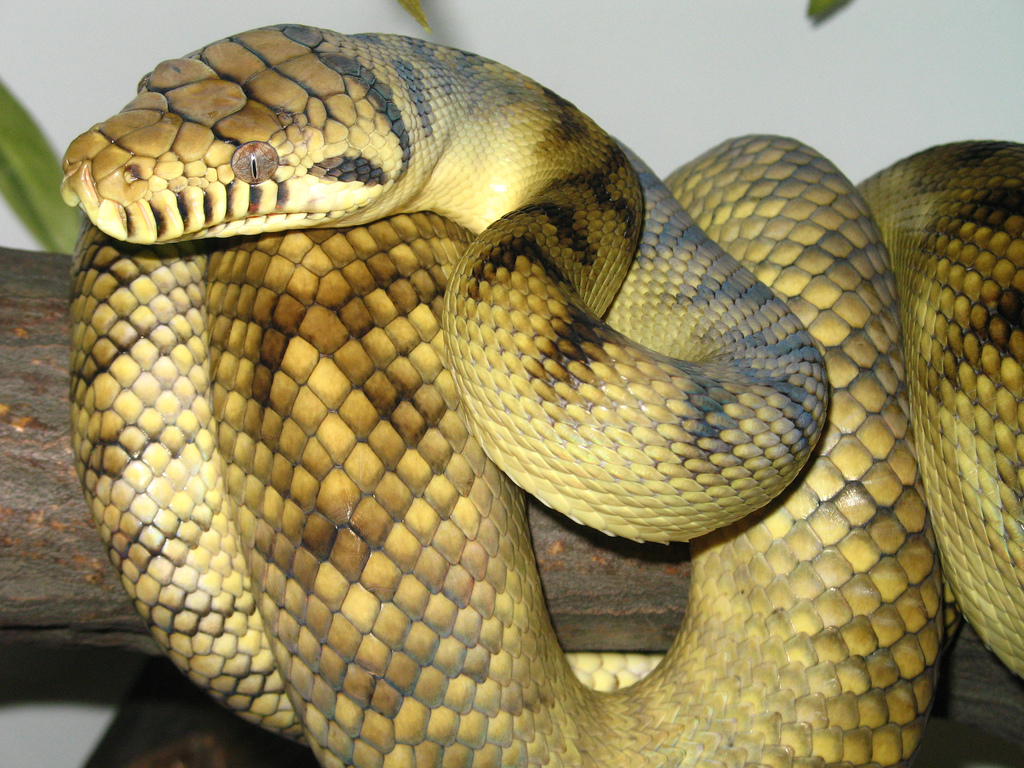
#> input picture python.jpg, 1024 x 768 px, found by its file name
$ python Part3_exercises.py   (Python 2 division)
#> lines starting #> are read from the running program, lines starting #| are printed output that depends on the picture
# EXERCISE 1: Try to compute the BMI of each subject, as well as the average BMI across subjects
# BMI = weight/(length/100)**2
subj_length = [180.0,165.0,190.0,172.0,156.0]
subj_weight = [75.0,60.0,83.0,85.0,62.0]
subj_bmi = []

n = len(subj_length)
summed = 0.
for subj in range(n):
    subj_bmi.append(subj_weight[subj]/(subj_length[subj]/100)**2)
    summed = summed + subj_bmi[subj]
print subj_bmi
print summed/n


# EXERCISE 2: Try to complete the program now!
# Hint: np.mean() computes the mean of an ndarray
# Note that unlike MATLAB, Python does not need the '.' before elementwise operators
import numpy as np
subj_length = np.array([180.0,165.0,190.0,172.0,156.0])
subj_weight = np.array([75.0,60.0,83.0,85.0,62.0])
subj_bmi = subj_weight/(subj_length/100)**2
mean_bmi = np.mean(subj_bmi)
print subj_bmi
print mean_bmi


# EXERCISE 3: Create a 2x3 array containing the column-wise and the row-wise means of the original matrix
# Do not use a for-loop, and also do not use the np.mean() function for now.
arr = np.array([[1,2,3],[4,5,6],[7,8,9]], dtype='float')

res = np.array([(arr[:,0]+arr[:,1]+arr[:,2])/3,(arr[0,:]+arr[1,:]+arr[2,:])/3])
print res
print res.shape


# EXERCISE 4: Create your own meshgrid3d function
# Like np.meshgrid(), it should take two vectors and replicate them; one into columns, the other into rows
# Unlike np.meshgrid(), it should return them as a single 3D array rather than 2D arrays
# ...do not use the np.meshgrid() function

def meshgrid3d(xvec, yvec):
    xlayer = np.tile(xvec,(len(yvec),1))
    ylayer = np.tile(yvec,(len(xvec),1)).T
    return np.dstack((xlayer,ylayer))

xvec = np.arange(10)
yvec = np.arange(5)
xy = meshgrid3d(xvec, yvec)
print xy
print xy[:,:,0] # = first output of np.meshgrid()
print xy[:,:,1] # = second output of np.meshgrid()


# EXERCISE 5: Make a better version of Exercise 3 with what you've just learned
arr = np.array([[1,2,3],[4,5,6],[7,8,9]], dtype='float')

# What we had:
print np.array([(arr[:,0]+arr[:,1]+arr[:,2])/3,(arr[0,:]+arr[1,:]+arr[2,:])/3])

# Now the new version:
print np.vstack((np.mean(arr,1), np.mean(arr,0)))


# EXERCISE 6: Create a Gabor patch of 100 by 100 pixels
import numpy as np
import matplotlib.pyplot as plt

# Step 1: Define the 1D coordinate values
# Tip: use 100 equally spaced values between -np.pi and np.pi
vals = np.linspace(-np.pi, np.pi, 100)

# Step 2: Create the 2D x and y coordinate arrays
# Tip: use np.meshgrid()
x,y = np.meshgrid(vals, vals)

# Step 3: Create the grating
# Tip: Use a frequency of 10
grating = np.sin(x*10)

# Step 4: Create the Gaussian
# Tip: use np.exp() to compute a power of e
gaussian = np.exp(-((x**2)+(y**2))/2)

# Step 5: Create the Gabor
gabor = grating*gaussian

# Visualize your result
# (we will discuss how this works later)
plt.figure(figsize=(15,5))
plt.subplot(131)
plt.imshow(grating, cmap='gray')
plt.subplot(132)
plt.imshow(gaussian, cmap='gray')
plt.subplot(133)
plt.imshow(gabor, cmap='gray')
plt.show()


# EXERCISE 7: Vectorize the above program
# You get these lines for free...
import numpy as np
throws = np.random.randint(1,7,(5000,2000))
one = (throws==1)
two = (throws==2)
three = (throws==3)

# Find out where all the 111 and 123 sequences occur
find111 = one[:,:-2] & one[:,1:-1] & one[:,2:]
find123 = one[:,:-2] & two[:,1:-1] & three[:,2:]

# Then at what index they /first/ occur in each sequence
first111 = np.argmax(find111, axis=1)
first123 = np.argmax(find123, axis=1)

# Compute the average first occurence location for both situations
avg111 = np.mean(first111)
avg123 = np.mean(first123)

# Print the result
print avg111, avg123


# EXERCISE 8: Visualize the difference between the PIL conversion to grayscale, and a simple average of RGB
# Display pixels where the average is LESS luminant in red, and where it is MORE luminant in shades green
# The luminance of these colors should correspond to the size of the difference
# Extra: Maximize the overall contrast in your image
# Extra2: Save as three PNG files, of different sizes (large, medium, small)

import numpy as np
from PIL import Image
im = Image.open('python.jpg')
#> im is the input picture: PIL image 1024x768 RGB; mean R, G, B 148.3, 135.8, 93.3

# Do both grayscale conversions
im_avg = np.array(im)
im_avg = np.mean(im_avg,2)
im_pil = im.convert('L')
im_pil = np.array(im_pil)

# Compute the difference per pixel
imd = im_avg-im_pil
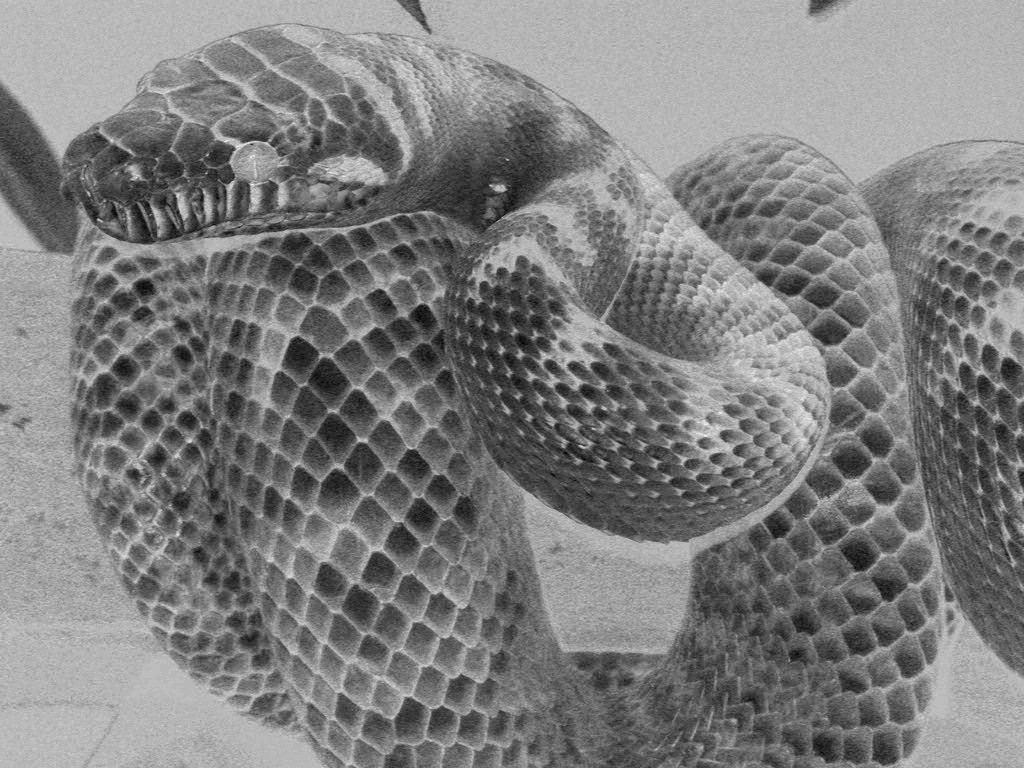
#> imd: shape (768, 1024) float64; min -27, max 9.33, mean -8.89; drawn with min black and max white

# Assign different colors according to the direction of difference
outp = np.zeros((im_avg.shape)+(3,))
outp[:,:,0][imd<0] = -imd[imd<0]
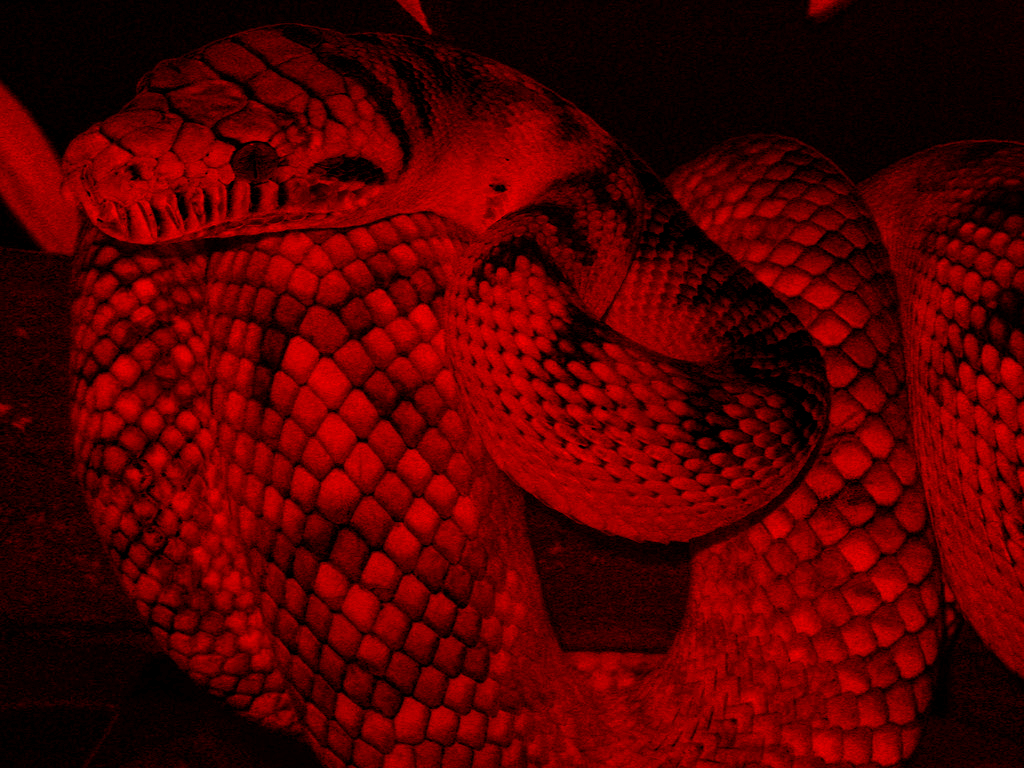
#> outp: shape (768, 1024, 3) float64; mean of channels 0, 1, 2 8.9, 0, 0; drawn with min black and max white
outp[:,:,1][imd>0] = imd[imd>0]

# Maximize contrast
outp = outp * (255./np.max(outp))

# Conversion back to a PIL image
outp = outp.astype('uint8')
outp_pil = Image.fromarray(outp, mode='RGB')

# Save with three different sizes
sz = np.array(outp_pil.size)
#> sz = [1024, 768]
sz_name = ['large','medium','small']
for n,fct in enumerate([1,2,4]):
    outp_rsz = outp_pil.resize(sz/fct)
    outp_rsz.save('python_'+sz_name[n]+'.png')


# EXERCISE 9: Plot y=sin(x) and y=sin(x^2) in two separate subplots, one above the other
# Let x range from 0 to 2*pi

import numpy as np
import matplotlib.pyplot as plt
import matplotlib.patches

# X-axis values
x = np.linspace(0,2*np.pi,1000)

# Figure and Axes creation
fig = plt.figure(figsize=(10,5))
ax0 = fig.add_subplot(211)
ax1 = fig.add_subplot(212)

# Make the plots
ax0.plot(x,np.sin(x),'r-', linewidth=2)
ax1.plot(x,np.sin(x**2),'b-', linewidth=2)

# Finetune the plots
ax0.set_xlim([0,2*np.pi])
ax0.set_xticks([])
ax1.set_xlim([0,2*np.pi])

# Show the figure
fig.show()
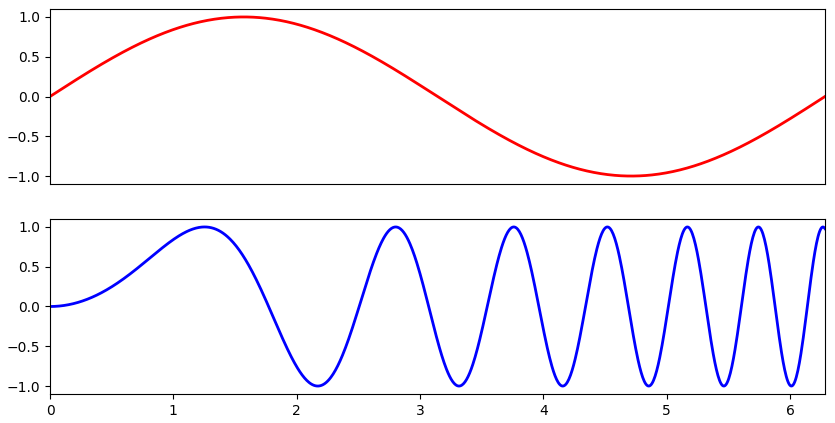
#> figure drawn by matplotlib, 2 panels; panel 2: curve peaks at x = 1.25, y = 1


# EXERCISE 10: Add regression lines
import numpy as np
from PIL import Image
import matplotlib.pyplot as plt
import matplotlib.lines as lines

# Open image, convert to an array
im = Image.open('python.jpg')
im = im.resize((400,300))
#> im: PIL image 400x300 RGB
arr = np.array(im, dtype='float')

# Split the RGB layers and flatten them
R,G,B = np.dsplit(arr,3)
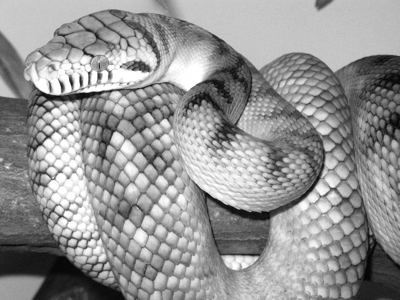
#> R: shape (300, 400, 1) float64; min 4, max 255, mean 148.3
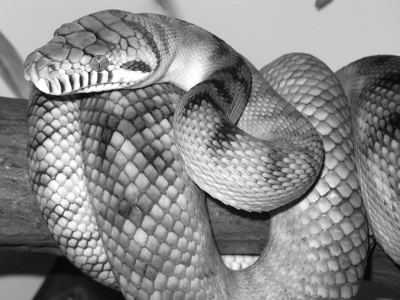
#> G: shape (300, 400, 1) float64; min 4, max 255, mean 135.8
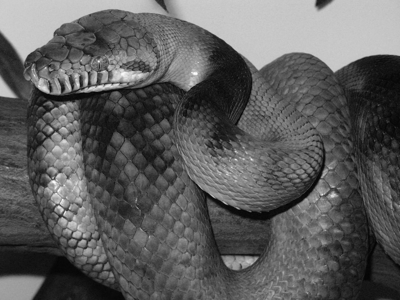
#> B: shape (300, 400, 1) float64; min 4, max 255, mean 93.3
R = R.flatten()
G = G.flatten()
B = B.flatten()

# Do the plotting
plt.figure(figsize=(5,5))
plt.plot(R, B, marker='x', linestyle='None', color=(0,0,0.6))
plt.plot(R, G, marker='.', linestyle='None', color=(0,0.35,0))

# Tweak the plot
plt.axis([0,255,0,255])
plt.xlabel('Red value')
plt.ylabel('Green/Blue value')

# Do the linear regressions
regRB = np.polyfit(R,B,1)
#> regRB = [0.711, -12.09]
regRG = np.polyfit(R,G,1)
#> regRG = [0.954, -5.68]

# Create the line objects
xaxv = np.arange(255.)
lRB = lines.Line2D(xaxv,regRB[1]+xaxv*regRB[0], color='k')
lRG = lines.Line2D(xaxv,regRG[1]+xaxv*regRG[0], color='k')

# Fetch the current Axes, and attach the lines to it
ax = plt.gca()
ax.add_artist(lRB)
ax.add_artist(lRG)

# Show the result
plt.show()
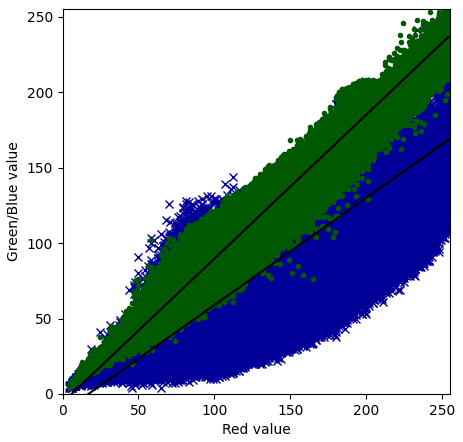
#> figure drawn by matplotlib, 1 panel; curve peaks at x = 254, y = 168.4
